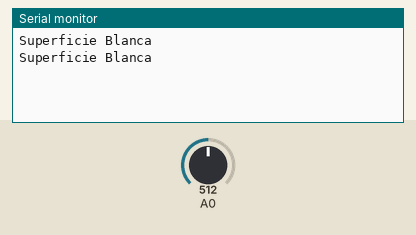
This sketch was run on a simulated Arduino Uno, built with avr-gcc and run on an emulated ATmega328P. Parts: the last lines printed to the serial monitor. The test bench sets the inputs (shaded band); at power-on: A0 = 512.

Above: at 1.8 s.
1.9 s: A0 set to 111
At 2.8 s:
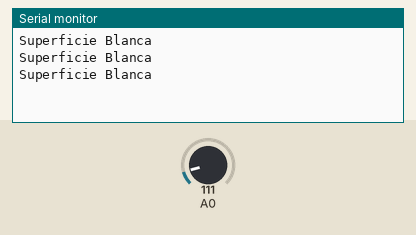
3.4 s: A0 set to 92
At 4.4 s:
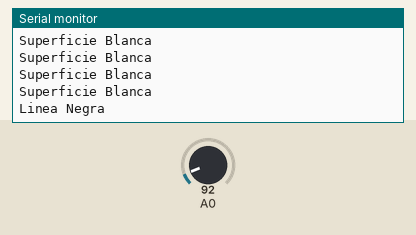
6.5 s: A0 set to 23
At 7.8 s:
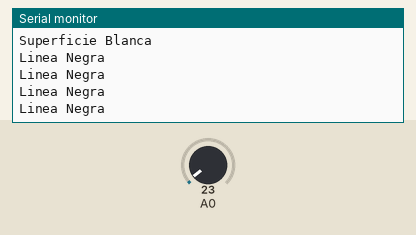
8.0 s: A0 set to 18
At 8.7 s:
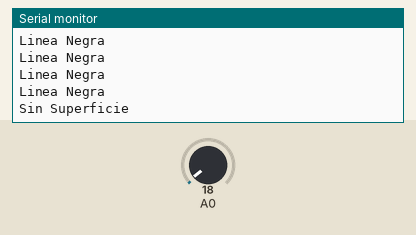

The sketch:

sensorinfrarrojo.ino
```cpp
unsigned int referenciaBlanco = 100;
unsigned int referenciaSinSuperficie = 20;
unsigned int lecturaCNY70 = 0;

void setup() {
  Serial.begin(9600); //Configuracion de la velocidad serial

}

void loop() {
  lecturaCNY70 = analogRead(A0);

  if((lecturaCNY70 >= 0) && (lecturaCNY70 <= referenciaSinSuperficie )) {
    Serial.println("Sin Superficie");
  }
  else if((lecturaCNY70 > referenciaSinSuperficie) && (lecturaCNY70 < referenciaBlanco )) {
    Serial.println("Linea Negra");

  }
  else if(lecturaCNY70 >= referenciaBlanco){
    Serial.println("Superficie Blanca");
  }
  //Serial.print("Lectura: ");
  //Serial.println(lecturaCNY70); //Imprime el valor de la lectura del canal A0
  delay(1000); //retardo de 2 segundos entre lectura
}
```

Measured:
- the behaviour switches between 100 and 99 on A0 (found by bisection; images 1 and 2)
- the behaviour switches between 21 and 20 on A0 (found by bisection; images 3 and 4)
- after the input at 3.4 s, the serial monitor: prints a new line after 0.60 s (image 2)
- after the input at 8.0 s, the serial monitor: prints a new line at once (image 4)
